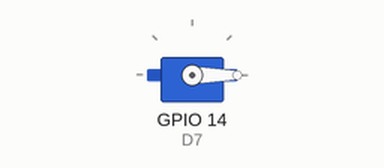
Simulated run of this sketch. Board: ESP32. Shown: servo.

Above: at 0.0 s.
At 11.9 s:
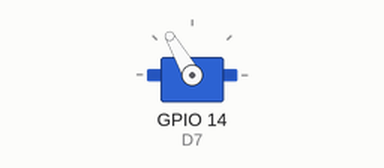
At 17.4 s:
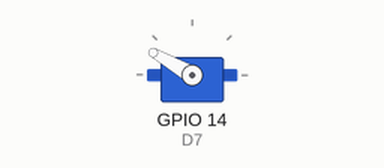
At 35.3 s:
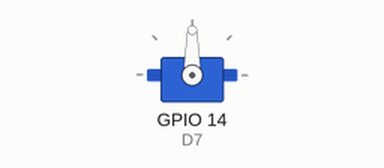
Timing chart, 0 to 40.0 s (numbered marks = the images above):
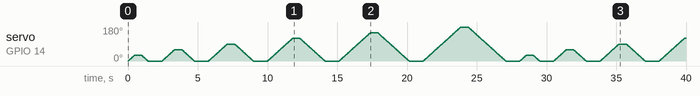

The sketch:

Prueba-Muneca-Final.ino
```cpp
//Script to control InMoov Arm using Aoutecen EMG Muscle Sensor V3 from Advancer Technologies
//by Victor Alonso (vicadel@alumni.uv.es)
//Valencia (Spain)
//Juny 2025
//Part of TFG 3D Prostetic Hand & Forarm - InMoov Project

//For information about Aoutecen EMG Muscle Sensor V3 board, manual and other resources, please visit:
//https://www.tme.eu/Document/8732078ad54d82f6b49c5284341026b5/POLOLU-2726.pdf


/* * This program is free software; you can redistribute it and/or modify
 * it under the terms of the GNU General Public License as published by
 * the Free Software Foundation; either version 3 of the License, or
 * (at your option) any later version.
 *
 * This program is distributed in the hope that it will be useful,
 * but WITHOUT ANY WARRANTY; without even the implied warranty of
 * MERCHANTABILITY or FITNESS FOR A PARTICULAR PURPOSE.  See the
 * GNU General Public License for more details.
 *
 * You should have received a copy of the GNU General Public License
 * along with this program.  If not, see <http://www.gnu.org/licenses/>.
 * */


// Incluye la librería necesaria para controlar servos con ESP32
#include <ESP32Servo.h>

// Verificamos que estamos usando un ESP32 y definimos el pin D7 como GPIO 14
#ifdef ESP32
#define D7 14  // Definimos D7 como GPIO 14, que es donde conectamos el servo de la muñeca
#endif

// Declaramos un objeto "servo_wrist" para controlar el servomotor de la muñeca
Servo servo_wrist;

// Creamos un array con los ángulos máximos que queremos alcanzar en cada fase
// Cada valor representa una "fase" de movimiento del servo
int fases[] = {30, 60, 90, 120, 150, 180};

// Variable que indica en qué fase estamos actualmente (empezamos en la fase 0 -> 30°)
int fase_actual = 0;

void setup() {
  // Asociamos el objeto servo_wrist con el pin físico del ESP32 donde está conectado el servo
  // Esto inicializa la comunicación con el servo
  servo_wrist.attach(D7);
}

void loop() {
  // =============================
  // INICIO DE UNA NUEVA FASE
  // =============================

  // Obtenemos el ángulo máximo para esta fase, accediendo al índice correspondiente del array "fases"
  int max_angle = fases[fase_actual];

  // ========================================
  // Movimiento de subida: de 0° hasta max_angle
  // ========================================
  // Esta sección hace que el servo se mueva de manera suave desde 0° hasta el ángulo máximo definido en la fase
  for (int angle = 0; angle <= max_angle; angle++) {
    // Enviamos el ángulo actual al servo
    servo_wrist.write(angle);

    // Esperamos 15 milisegundos antes de cambiar al siguiente ángulo
    // Esto genera un efecto de movimiento suave en lugar de un salto brusco
    delay(15);
  }

  // ========================================
  // Espera en la posición máxima
  // ========================================
  // Una vez que llega al ángulo máximo, se queda ahí medio segundo antes de regresar
  delay(500);

  // ========================================
  // Movimiento de bajada: de max_angle hasta 0°
  // ========================================
  // Esta sección hace el camino de regreso del servo, moviéndose de forma suave de vuelta a 0°
  for (int angle = max_angle; angle >= 0; angle--) {
    // Enviamos cada ángulo decreciente al servo
    servo_wrist.write(angle);

    // Pequeña pausa entre cada paso para que el movimiento de regreso también sea suave
    delay(15);
  }

  // ========================================
  // Pausa entre fases
  // ========================================
  // Antes de pasar a la siguiente fase, esperamos 1 segundo
  delay(1000);

  // ========================================
  // Pasamos a la siguiente fase
  // ========================================
  // Aumentamos la variable "fase_actual" para que la próxima vez se use el siguiente ángulo en el array
  fase_actual++;

  // ========================================
  // Reinicio de fases
  // ========================================
  // Si ya completamos todas las fases (hasta 180°), reiniciamos para volver a empezar desde 30°
  if (fase_actual >= (sizeof(fases) / sizeof(fases[0]))) {
    fase_actual = 0;
  }

  // El ciclo se repetirá indefinidamente, ejecutando la siguiente fase cada vez que se ejecute loop()
}
```
